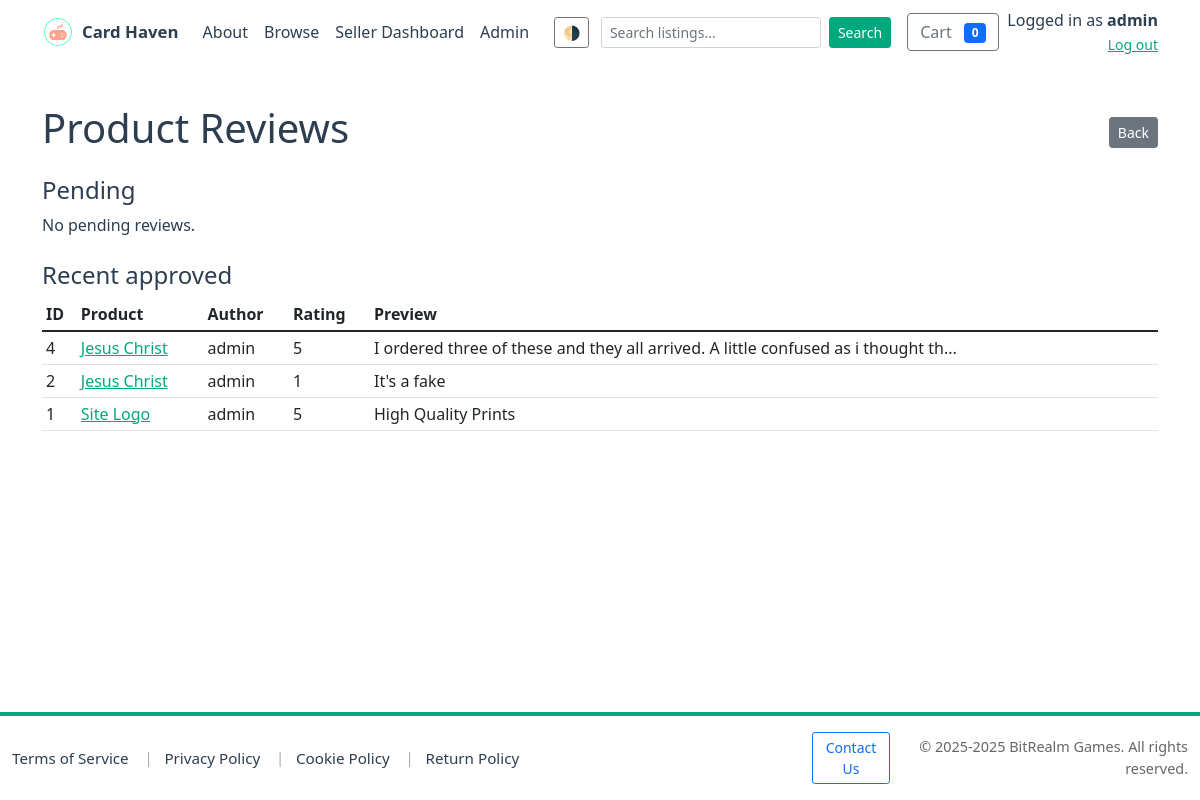
The page /admin/reviews (signed in) on the database as committed earlier.
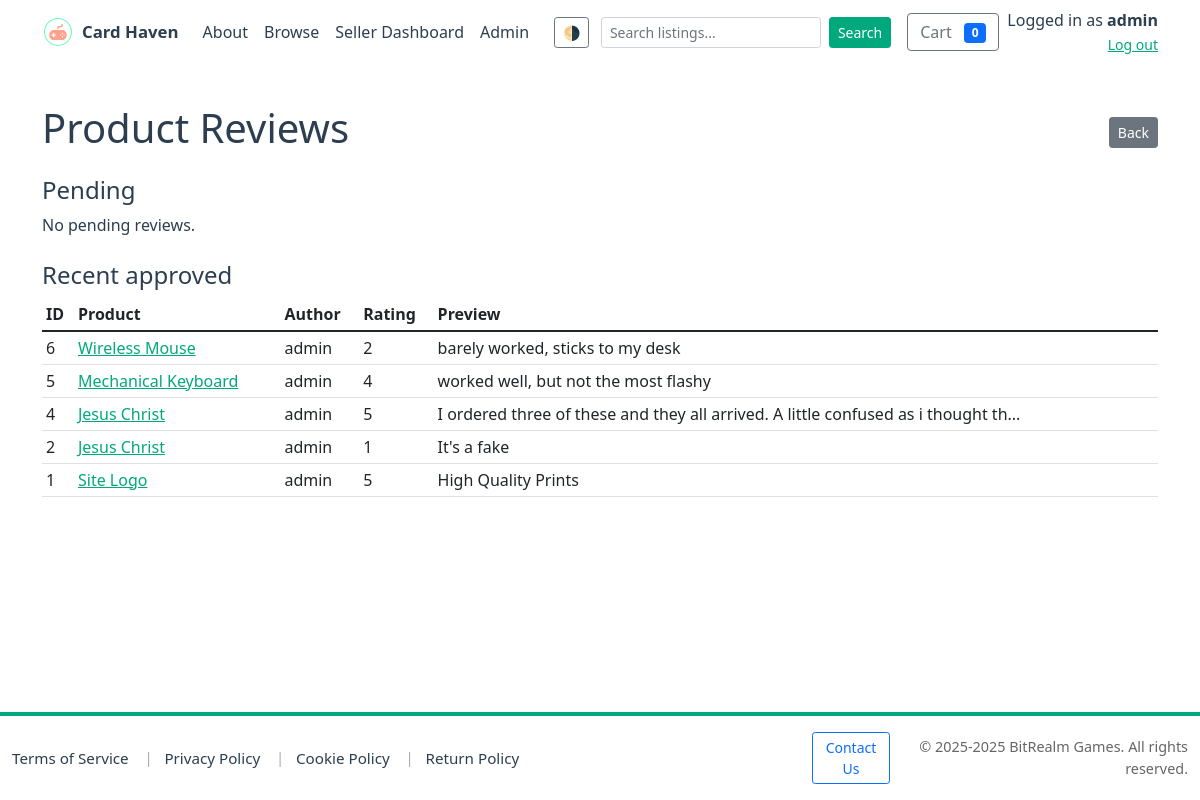
The same page on the database as committed later.
### models.py (models this page shows, shortened)
class User(db.Model):
    __tablename__ = 'users'
    id = db.Column(db.Integer, primary_key=True)
    username = db.Column(db.String(150), unique=True, nullable=False)
    email = db.Column(db.String(255), unique=True, nullable=False)
    password_hash = db.Column(db.String(255), nullable=False)
    is_admin = db.Column(db.Boolean, default=False)
    is_seller = db.Column(db.Boolean, default=False)
    business_name = db.Column(db.String(255))
    seller_description = db.Column(db.Text)
    rating = db.Column(db.Float, default=0.0)
    total_sales = db.Column(db.Integer, default=0)
    logo_url = db.Column(db.String(512))
    created_at = db.Column(db.DateTime, default=datetime.utcnow)
    products = db.relationship('Product', back_populates='seller', lazy='dynamic')
    orders = db.relationship('Order', back_populates='buyer', lazy='dynamic')

class Review(db.Model):
    __tablename__ = 'reviews'
    id = db.Column(db.Integer, primary_key=True)
    product_id = db.Column(db.Integer, db.ForeignKey('products.id'), nullable=False)
    user_id = db.Column(db.Integer, db.ForeignKey('users.id'), nullable=True)
    title = db.Column(db.String(255))
    body = db.Column(db.Text)
    rating = db.Column(db.Integer, nullable=False)
    status = db.Column(db.String(50), default='pending')
    created_at = db.Column(db.DateTime, default=datetime.utcnow)
    product = db.relationship('Product')
    author = db.relationship('User')

class Product(db.Model):
    __tablename__ = 'products'
    id = db.Column(db.Integer, primary_key=True)
    seller_id = db.Column(db.Integer, db.ForeignKey('users.id'), nullable=True)
    title = db.Column(db.String(255), nullable=False)
    description = db.Column(db.Text)
    price = db.Column(db.Float, nullable=False)
    stock = db.Column(db.BigInteger)
    image_url = db.Column(db.String(1024))
    created_at = db.Column(db.DateTime, default=datetime.utcnow)
    category_id = db.Column(db.Integer, db.ForeignKey('categories.id'), nullable=True)
    rating = db.Column(db.Float, default=0.0)
    seller = db.relationship('User', back_populates='products')
    category = db.relationship('Category', back_populates='products')
    order_items = db.relationship('OrderItem', back_populates='product', lazy='dynamic')

### app.py (the view)
@app.route('/admin/reviews')
@admin_required
def admin_reviews():
    conn = get_db_connection()
    cur = conn.cursor()
    cur.execute("SELECT r.id, r.product_id, r.title, r.body, r.rating, r.created_at, u.username AS author, p.title AS product_title FROM reviews r LEFT JOIN users u ON r.user_id = u.id LEFT JOIN products p ON r.product_id = p.id WHERE r.status = 'pending' ORDER BY r.created_at DESC")
    pending = cur.fetchall()
    cur.execute("SELECT r.id, r.product_id, r.title, r.body, r.rating, r.created_at, u.username AS author, p.title AS product_title FROM reviews r LEFT JOIN users u ON r.user_id = u.id LEFT JOIN products p ON r.product_id = p.id WHERE r.status = 'approved' ORDER BY r.created_at DESC LIMIT 50")
    approved = cur.fetchall()
    conn.close()
    return render_template('admin/reviews.html', pending=pending, approved=approved)

### app.py (called while the page is built)
def get_db_connection(path=DB_PATH):
    conn = sqlite3.connect(path)
    conn.row_factory = sqlite3.Row
    conn.execute("PRAGMA foreign_keys = ON;")
    return conn

@app.after_request
def set_security_headers(response):
    response.headers.setdefault('X-Frame-Options', 'SAMEORIGIN')
    response.headers.setdefault('X-Content-Type-Options', 'nosniff')
    response.headers.setdefault('Referrer-Policy', 'no-referrer-when-downgrade')
    if 'SSL_ENABLED' in globals() and SSL_ENABLED:
        response.headers.setdefault('Strict-Transport-Security', 'max-age=63072000; includeSubDomains; preload')
    return response

def admin_required(f):
    @wraps(f)
    def decorated(*args, **kwargs):
        uid = session.get('user_id')
        if not uid:
            return redirect(url_for('login', next=request.path))
        conn = get_db_connection()
        cur = conn.cursor()
        cur.execute("SELECT username, is_admin FROM users WHERE id = ?", (uid,))
        u = cur.fetchone()
        conn.close()
        allowed_admin_username = 'Bean'
        has_name_match = bool(u and u['username'] and u['username'].strip().lower() == allowed_admin_username.strip().lower())
        has_admin_flag = bool(u and u['is_admin'])
        if not (has_name_match or has_admin_flag):
            flash("Admin access required.")
            return redirect(url_for('index'))
        return f(*args, **kwargs)
    return decorated

### templates/admin/reviews.html (shortened to what this page needs)
<!doctype html>
<html lang="en">
<head>
  {% include 'head_includes.html' %}
</head>
<body>
  {% include 'navbar.html' %}
  <div class="container my-4">
    <div class="d-flex justify-content-between align-items-center mb-3">
      <h1>Product Reviews</h1>
      <a href="{{ url_for('admin_index') }}" class="btn btn-sm btn-secondary">Back</a>
    </div>
    <div class="mb-4">
      <h4>Pending</h4>
      {% if pending %}
        <table class="table table-striped">
          <thead><tr><th>ID</th><th>Product</th><th>Author</th><th>Rating</th><th>Preview</th><th>Actions</th></tr></thead>
          <tbody>
          {% for r in pending %}
            <tr>
              <td>{{ r['id'] }}</td>
              <td><a href="{{ url_for('product_detail', product_id=r['product_id']) }}">{{ r['product_title'] or 'Product' }}</a></td>
              <td>{{ r['author'] or 'Guest' }}</td>
              <td>{{ r['rating'] }}</td>
              <td>{{ (r['body'] or '')[:80] }}{% if (r['body'] or '')|length > 80 %}...{% endif %}</td>
              <td>
                <form method="post" action="{{ url_for('admin_review_action', review_id=r['id'], action='approve') }}" style="display:inline">
                  <button class="btn btn-sm btn-success">Approve</button>
                </form>
                <form method="post" action="{{ url_for('admin_review_action', review_id=r['id'], action='reject') }}" style="display:inline">
                  <button class="btn btn-sm btn-danger">Reject</button>
                </form>
              </td>
            </tr>
          {% endfor %}
          </tbody>
        </table>
      {% else %}
        <p>No pending reviews.</p>
      {% endif %}
    </div>
    <div class="mb-4">
      <h4>Recent approved</h4>
      {% if approved %}
        <table class="table table-sm">
          <thead><tr><th>ID</th><th>Product</th><th>Author</th><th>Rating</th><th>Preview</th></tr></thead>
          <tbody>
          {% for r in approved %}
            <tr>
              <td>{{ r['id'] }}</td>
              <td><a href="{{ url_for('product_detail', product_id=r['product_id']) }}">{{ r['product_title'] or 'Product' }}</a></td>
              <td>{{ r['author'] or 'Guest' }}</td>
              <td>{{ r['rating'] }}</td>
              <td>{{ (r['body'] or '')[:80] }}{% if (r['body'] or '')|length > 80 %}...{% endif %}</td>
            </tr>
          {% endfor %}
          </tbody>
        </table>
      {% else %}
        <p>No approved reviews found.</p>
      {% endif %}
    </div>
  </div>
  {% include 'footer.html' %}
</body>
</html>

### templates/head_includes.html (shortened to what this page needs)
<link href="https://cdn.jsdelivr.net/npm/bootstrap@5.1.3/dist/css/bootstrap.min.css" rel="stylesheet">
<link rel="stylesheet" href="{{ url_for('static', filename='css/theme.css') }}">

### templates/navbar.html (shortened to what this page needs)
<nav class="navbar navbar-expand-lg mb-3 site-navbar" aria-label="Main navigation">
  <div class="container">
    <a class="navbar-brand d-flex align-items-center" href="{{ url_for('index') }}">
  <img src="{{ url_for('static', filename='img/logo.svg') }}" alt="Card Haven logo" height="32" class="me-2" style="width:auto;">
  <span>Card Haven</span>
    </a>
    <div class="collapse navbar-collapse" id="mainNav">
      <ul class="navbar-nav me-auto mb-2 mb-lg-0">
        <li class="nav-item"><a class="nav-link" href="/about">About</a></li>
  <li class="nav-item"><a class="nav-link" href="/products">Browse</a></li>
        {% if current_user_is_seller %}
          <li class="nav-item"><a class="nav-link" href="{{ url_for('seller_dashboard') }}">Seller Dashboard</a></li>
        {% endif %}
        {% if current_user_is_admin %}
          <li class="nav-item"><a class="nav-link" href="{{ url_for('admin_index') }}">Admin</a></li>
        {% endif %}
      </ul>
  <div class="d-none d-lg-flex align-items-center gap-2 navbar-right">
        <button id="theme-toggle" class="btn btn-sm btn-outline-secondary me-1" title="Toggle theme" onclick="toggleTheme()">🌗</button>
        <form class="d-none d-lg-flex align-items-center me-2" action="{{ url_for('products') }}" method="get">
          <input name="search" class="form-control form-control-sm me-2" type="search" placeholder="Search listings..." aria-label="Search" value="{{ request.args.get('search','') }}">
          <button class="btn btn-sm btn-primary" type="submit">Search</button>
        </form>
        <a href="{{ url_for('cart_view') }}" class="btn btn-outline-secondary position-relative">
          Cart <span id="cart-count" class="badge bg-primary ms-2">0</span>
        </a>
        {% if session.get('username') %}
          <div class="text-end user-info mt-2 mt-lg-0">
            <div>Logged in as <strong>{{ session['username'] }}</strong></div>
            <a href="{{ url_for('logout') }}" class="small">Log out</a>
          </div>
        {% else %}
          <div class="auth-buttons d-flex gap-1 mt-2 mt-lg-0">
            <a href="{{ url_for('login') }}" class="btn btn-sm btn-outline-primary">Login</a>
            <a href="{{ url_for('register') }}" class="btn btn-sm btn-primary">Register</a>
          </div>
        {% endif %}
      </div>
    </div>
  </div>
</nav>
<main class="site-content">

### templates/footer.html (shortened to what this page needs)
</main>
<footer class="site-footer mt-5" role="contentinfo">
  <div class="site-footer-bg">
    <div class="container">
  <div class="row align-items-center py-2">
        <div class="col-md-8 links d-flex flex-wrap align-items-center gap-2 small">
          <a href="/terms" class="footer-link">Terms of Service</a>
          <span class="separator">|</span>
          <a href="/privacy" class="footer-link">Privacy Policy</a>
          <span class="separator">|</span>
          <a href="/cookies" class="footer-link">Cookie Policy</a>
          <span class="separator">|</span>
          <a href="/returns" class="footer-link">Return Policy</a>
        </div>
        <div class="col-md-4 text-md-end d-flex align-items-center justify-content-md-end gap-3">
          <a href="{{ contact_url }}" class="btn btn-outline-primary btn-sm">Contact Us</a>
          <div class="small copyright">© 2025-{{ current_year }} BitRealm Games. All rights reserved.</div>
        </div>
      </div>
    </div>
  </div>
</footer>

### static/css/theme.css (style rules this page uses)
:root { --bg: #ffffff; --surface: #ffffff; --text: #2c3e50; --muted: #666666; --primary: #00a87e; --accent: #007b60; --card-shadow: rgba(0,0,0,0.06); }
body, .card, .listing-card, .profile-header, .seller-header { transition: background-color 180ms ease, color 180ms ease, box-shadow 180ms ease; }
body { background: var(--bg); color: var(--text); }
a { color: var(--primary); }
.navbar, .card, .listing-card, .profile-header { background: var(--surface); }
.btn-primary { background-color: var(--primary, var(--primary-color, #00a87e)) !important; border-color: var(--primary, var(--primary-color, #00a87e)) !important; color: #fff !important; }
.site-navbar .navbar-brand, .site-navbar .navbar-brand span, .site-navbar .navbar-brand a { color: var(--text) !important; }

### templates/navbar.html (style rules this page uses)
.navbar-brand img { height: 32px; width: auto; display: inline-block; vertical-align: middle; }
.site-navbar { background: var(--surface) !important; }
.site-navbar .nav-link { color: var(--text) !important; }
.site-navbar .navbar-brand span { font-size: 1.05rem; font-weight: 600; }
.site-navbar .form-control { min-width: 0; }

### templates/footer.html (style rules this page uses)
html, body { height: 100%; }
body { display: flex; flex-direction: column; min-height: 100vh; }
.site-content { flex: 1 0 auto; }
.site-footer { width:100%; margin-top: auto; }
.site-footer-bg { background: var(--surface); color: var(--text); border-top: 4px solid var(--primary); padding-top: 0.5rem; padding-bottom: 0.5rem; }
.site-footer .container { max-width: 1200px; }
.site-footer .footer-link { color: var(--text); text-decoration: none; margin-right: 0.25rem; font-size: 0.95rem; }
.site-footer .separator { color: rgba(0,0,0,0.35); margin: 0 0.25rem; }
.site-footer .copyright { color: var(--muted); font-size: 0.9rem; }

Rows that differ between the two databases and show on the page:
added Review: id "6", title "Wireless Mouse", username "admin", rating "2", body "barely worked, sticks to my desk"
added Review: id "5", title "Mechanical Keyboard", username "admin", rating "4", body "worked well, but not the most flashy"
